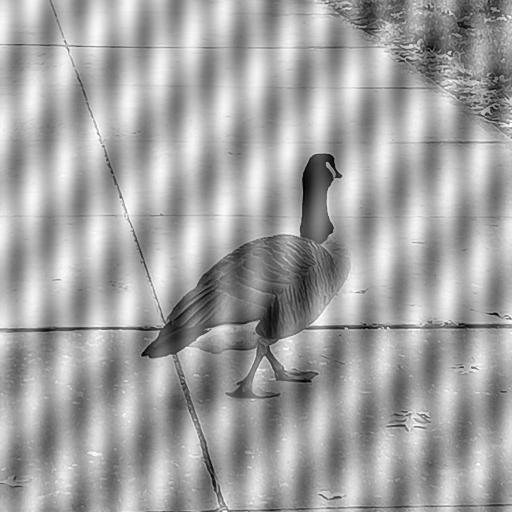
%> input picture Images/4/Duck.bmp, 512 x 512 px
$ octave bandreject_filter.m   (GNU Octave 9; MATLAB toolbox functions it lacks are replaced by stand-ins)
%> lines starting %> are read from the running program, lines starting %| are printed output that depends on the picture
clear;
im = rgb2gray(imread('..\Images\4\Duck.bmp'));
%> im: size 512x512 uint8; min 0, max 255, mean 162.7
figure; imshow(im);
figure;
[m,n] = size(im);
%> m = 512; n = 512

% creating a circle with euclidean distance.
% this circle is the same size as image and the center is 0
[x,y] = meshgrid(-(m/2):(m/2)-1, -(n/2):(n/2)-1);
z = sqrt(x.^2+y.^2);
r1=7; %radius
r2 = 17;
h = z>r1 & z<r2 ; %the filter


% UNCOMMENT FOLLOWING LINE FOR BAND REJECT INSTEAD OF BAND PASS
h = 1 - h;

%fourier operations
im_fft=fftshift(fft2(im));

subplot(2,2,1); imshow(log(abs(im_fft)),[]);title('fourier');
%> after `imshow(log(abs(im_fft)),[])`:
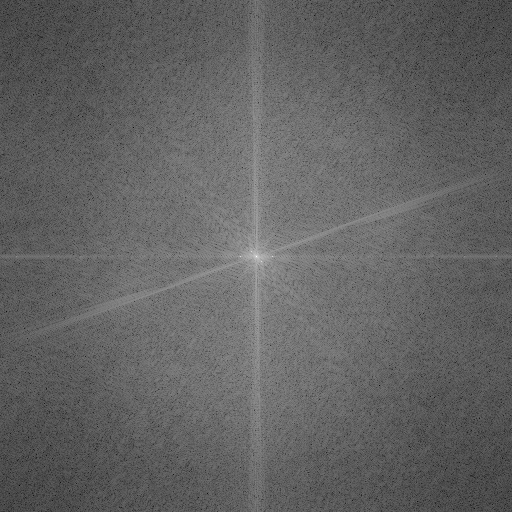
%> displayed picture: size 512x512, on the screen's scale of 0 to 255; min 0, max 255, mean 98.3
subplot(2,2,2); imshow(h);title('filter');

out = im_fft .* h;
subplot(2,2,3); imshow(log(abs(out)),[]);title('fft*h')

out = uint8(ifft2(ifftshift(out)));
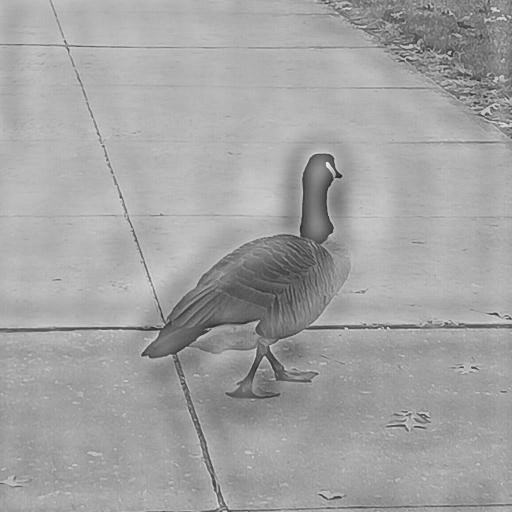
%> out: size 512x512 uint8; min 26, max 247, mean 162.7
subplot(2,2,4); imshow(uint8(out));title('result')

$ run again, with Images/4/Baboon.bmp copied over Images/4/Duck.bmp
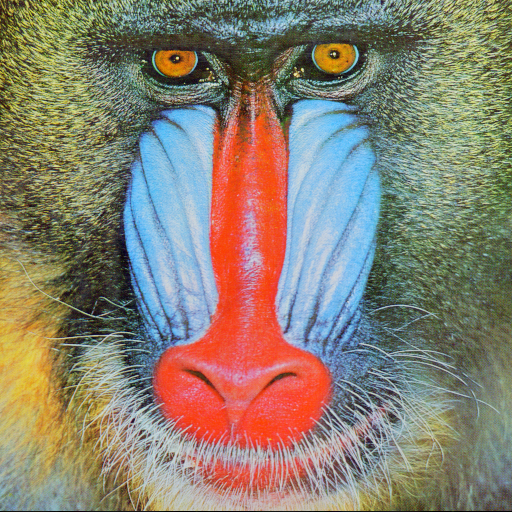
%> input picture Images/4/Baboon.bmp, 512 x 512 px
%> `imshow(log(abs(im_fft)),[])`:
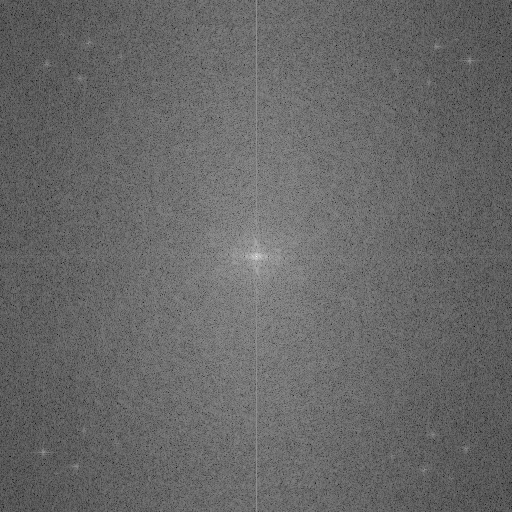
%> displayed picture: size 512x512, on the screen's scale of 0 to 255; min 0, max 255, mean 103.5
%> `out = uint8(ifft2(ifftshift(out)));`:
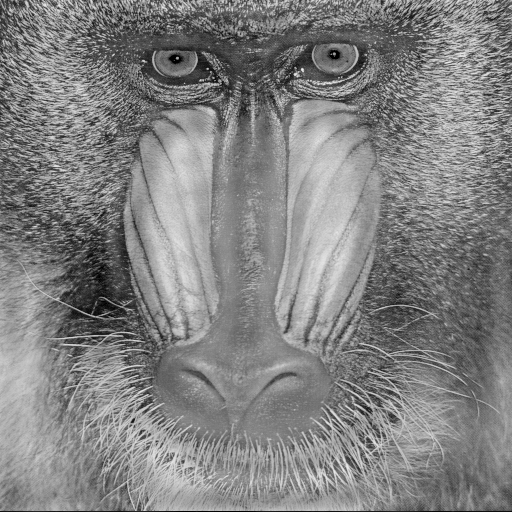
%> out: size 512x512 uint8; min 0, max 244, mean 129.6

$ run again, with Images/4/Barbara.bmp copied over Images/4/Duck.bmp
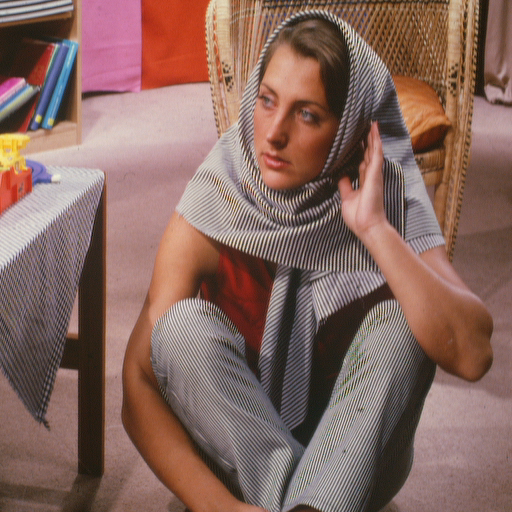
%> input picture Images/4/Barbara.bmp, 512 x 512 px
%> `imshow(log(abs(im_fft)),[])`:
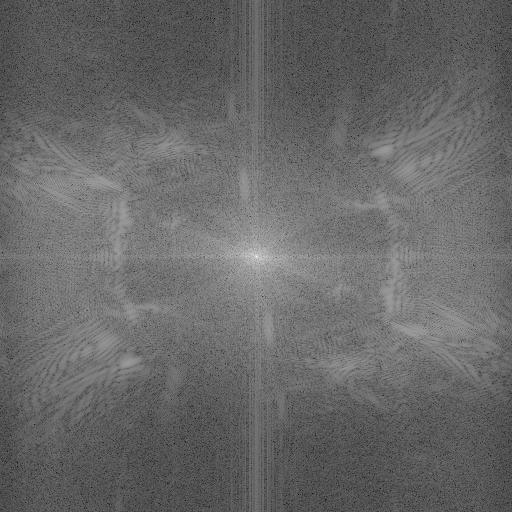
%> displayed picture: size 512x512, on the screen's scale of 0 to 255; min 0, max 255, mean 103.9
%> `out = uint8(ifft2(ifftshift(out)));`:
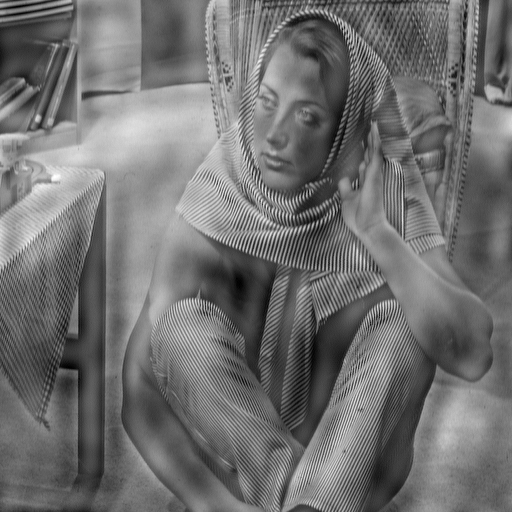
%> out: size 512x512 uint8; min 0, max 255, mean 112.3
